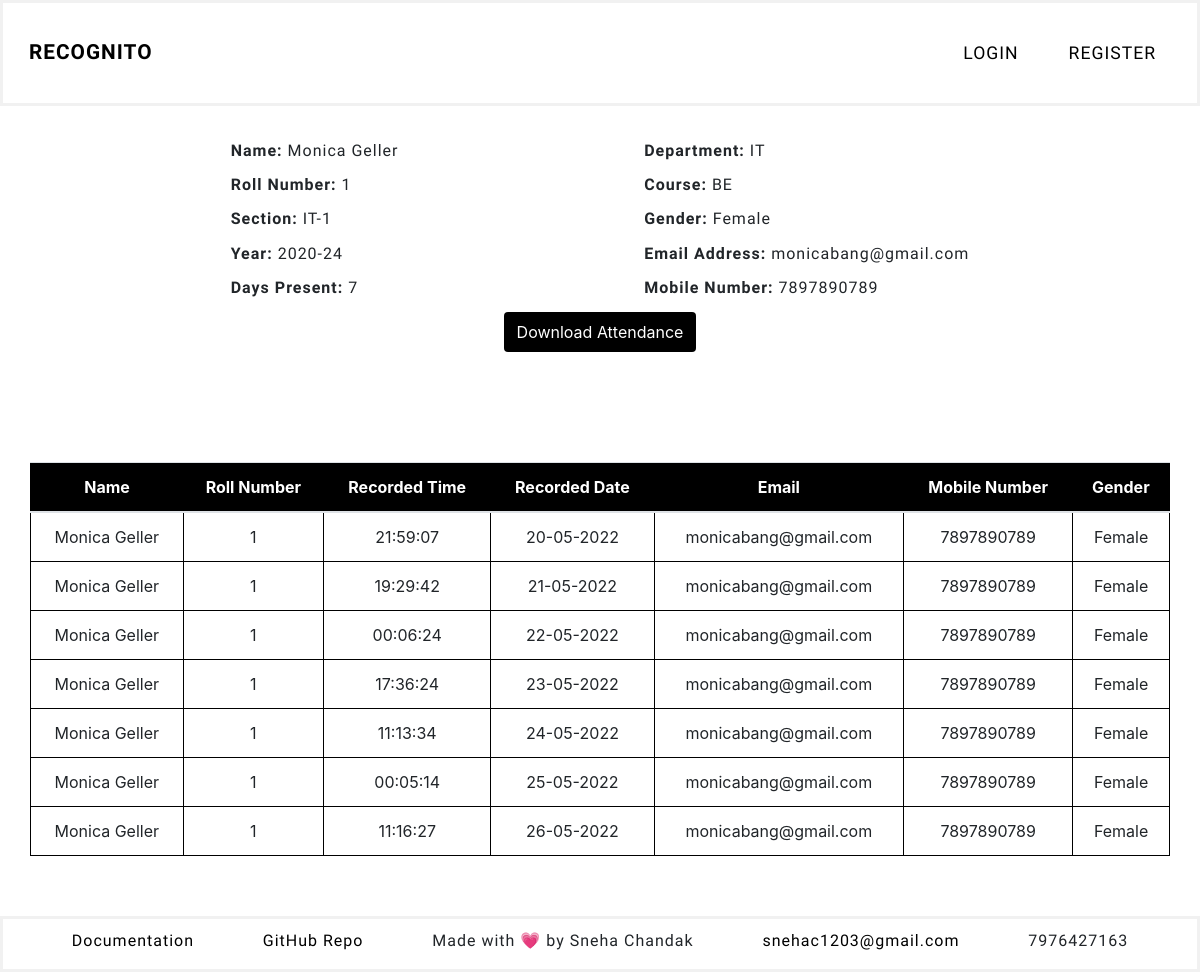
/display_by_roll?roll_no=1, run on the app's committed database.
### faceapp/models.py (models this page shows, shortened)
class Student(db.Model):
    id = db.Column(db.Integer(), primary_key=True)
    days_present = db.Column(db.Integer(), nullable=True, default=0)
    dept = db.Column(db.String(length=10), nullable=False)
    course = db.Column(db.String(length=10), nullable=False)
    year = db.Column(db.String(length=20), nullable=False)
    name = db.Column(db.String(length=30), nullable=False)
    section = db.Column(db.String(length=10), nullable=False)
    roll_no = db.Column(db.Integer(), unique=True, nullable=False)
    gender = db.Column(db.String(length=20), nullable=False)
    mobile_no = db.Column(db.String(length=10), nullable=False)
    email = db.Column(db.String(length=20), unique=True, nullable=False)
    teacher = db.Column(db.String(length=20), nullable=False)
    photo_sample = db.Column(db.String(), nullable=True, default='NONE')
    attendance = db.relationship('Attendance', backref='attendance', lazy=True)

class Attendance(db.Model):
    id = db.Column(db.Integer(), primary_key=True)
    name = db.Column(db.String(), nullable=False)
    roll_no = db.Column(db.Integer(), nullable=False)
    time = db.Column(db.String(), nullable=False)
    date = db.Column(db.String(), nullable=False)
    student = db.Column(db.Integer(), db.ForeignKey('student.id'))

### faceapp/routes.py (the view, shortened to what this page needs)
@app.route('/display_by_roll', methods=['GET', 'POST'])
def display_by_roll():
    form = StudentAttendanceCSVForm()
    roll_to_display = request.args.get('roll_no')
    result = Student.query.filter_by(roll_no=roll_to_display).first()
    name=result.name
    dept=result.dept
    section=result.section
    year=result.year
    course=result.course
    gender=result.gender
    email=result.email
    mobile_no=result.mobile_no
    days_present=result.days_present
    student = db.session.query(Student.name, Student.roll_no, Attendance.time, Attendance.date, Student.email, Student.mobile_no, Student.gender, Student.dept, Student.course, Student.section, Student.year, Student.teacher).join(Attendance, Student.roll_no == Attendance.roll_no).filter(Attendance.roll_no==roll_to_display, Student.roll_no==roll_to_display).all()
    return render_template('display_by_roll.html', student=student, form=form, name=name, roll_no=roll_to_display, dept=dept, section=section, year=year, course=course, gender=gender, email=email, mobile_no=mobile_no, days_present=days_present)

### faceapp/forms.py
class StudentAttendanceCSVForm(FlaskForm):
    submit = SubmitField(label='Download Attendance')

### faceapp/templates/display_by_roll.html (shortened to what this page needs)
{% extends 'base.html' %}
{% block content %}
<section class="student-details">
    <div>
        <h4><b>Name: </b>{{ name }}</h4>
        <h4><b>Roll Number: </b>{{ roll_no }}</h4>
        <h4><b>Section: </b>{{ section }}</h4>
        <h4><b>Year: </b>{{ year }}</h4>
        <h4><b>Days Present: </b>{{ days_present }}</h4>
    </div>
    <div>
        <h4><b>Department: </b>{{ dept }}</h4>
        <h4><b>Course: </b>{{ course }}</h4>
        <h4><b>Gender: </b>{{ gender }}</h4>
        <h4><b>Email Address: </b>{{ email }}</h4>
        <h4><b>Mobile Number: </b>{{ mobile_no }}</h4>
    </div>
</section>
<form method='POST' class="'form-signin text-center" novalidate>
    {{ form.submit(class="btn") }}
</form>
    <div class="text-center">
        <table class="table" >
            <thead>
                <tr>
                    <th scope="col">Name</th>
                    <th scope="col">Roll Number</th>
                    <th scope="col">Recorded Time</th>
                    <th scope="col">Recorded Date</th>
                    <th scope="col">Email</th>
                    <th scope="col">Mobile Number</th>
                    <th scope="col">Gender</th>
                </tr>
            </thead>
            <tbody>
                    {% for record in student %}
                    <tr class="table-row-hover">
                        <td>{{ record.name }}</td>
                        <td>{{ record.roll_no }}</td>
                        <td>{{ record.time }}</td>
                        <td>{{ record.date }}</td>
                        <td>{{ record.email }}</td>
                        <td>{{ record.mobile_no }}</td>
                        <td>{{ record.gender }}</td>
                    </tr>
                    {% endfor %}
            </tbody>
        </table>
    </div>
{% endblock%}

### faceapp/static/css/styles.css (style rules this page uses)
body { min-height: 100vh; display: flex; flex-direction: column; }
.btn { background-color: #000; color: white; height: 40px; margin-bottom: 50px; }
.table { border: 1px solid black; border-collapse: collapse; width: 95%; margin: 60px auto; }
.table tr { border: 1px solid black; border-top: 1px solid black }
.table td { border: 1px solid black; }
thead { background-color: black; color: white; }
.student-details { padding-top: 20px; display: flex; flex-direction: row; justify-content: space-evenly; }
.student-details h4 { margin: 15px; font-family: 'Raleway', sans-serif; font-weight: 400; letter-spacing: 1px; font-size: medium; }

### data on the page
Student: name "Monica Geller", section "IT-1", year "2020-24", dept "IT", course "BE", gender "Female", email "monicabang@gmail.com", mobile_no "7897890789"
Attendance: name "Monica Geller", roll_no "1", time "21:59:07", date "20-05-2022", email "monicabang@gmail.com", mobile_no "7897890789", gender "Female"
Attendance: name "Monica Geller", roll_no "1", time "19:29:42", date "21-05-2022", email "monicabang@gmail.com", mobile_no "7897890789", gender "Female"
Attendance: name "Monica Geller", roll_no "1", time "00:06:24", date "22-05-2022", email "monicabang@gmail.com", mobile_no "7897890789", gender "Female"
Attendance: name "Monica Geller", roll_no "1", time "17:36:24", date "23-05-2022", email "monicabang@gmail.com", mobile_no "7897890789", gender "Female"
Attendance: name "Monica Geller", roll_no "1", time "11:13:34", date "24-05-2022", email "monicabang@gmail.com", mobile_no "7897890789", gender "Female"
Attendance: name "Monica Geller", roll_no "1", time "00:05:14", date "25-05-2022", email "monicabang@gmail.com", mobile_no "7897890789", gender "Female"
Attendance: name "Monica Geller", roll_no "1", time "11:16:27", date "26-05-2022", email "monicabang@gmail.com", mobile_no "7897890789", gender "Female"

### other printed values
{{ roll_no }} "1"
{{ days_present }} "7"
